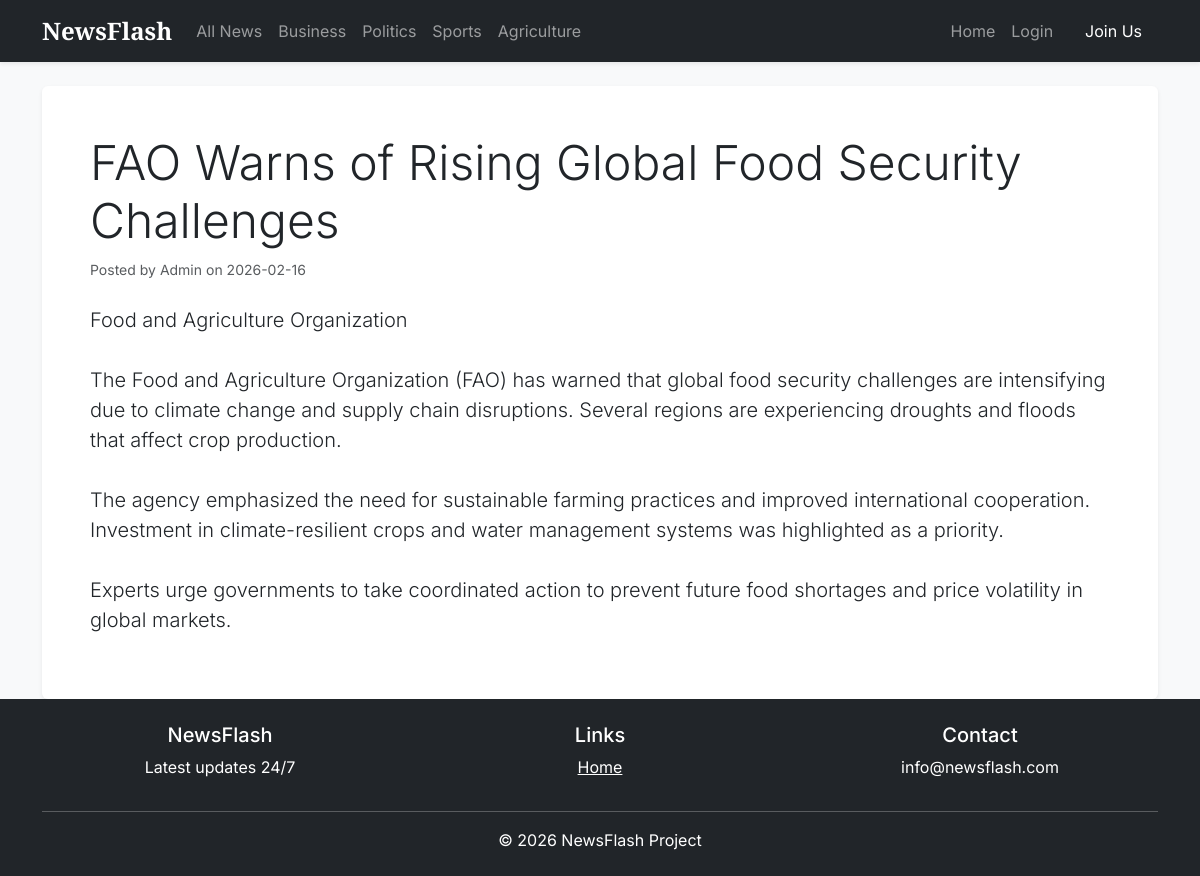
Screenshot of /post/8 with the database file from the repository.
### app/models.py (models this page shows, shortened)
class Post(db.Model):
    id = db.Column(db.Integer, primary_key=True)
    title = db.Column(db.String(100), nullable=False)
    date_posted = db.Column(db.DateTime, nullable=False, default=datetime.utcnow)
    content = db.Column(db.Text, nullable=False)
    user_id = db.Column(db.Integer, db.ForeignKey('user.id'), nullable=False)
    category_id = db.Column(db.Integer, db.ForeignKey('category.id'), nullable=False)
    is_trending = db.Column(db.Boolean, default=False)

class User(db.Model, UserMixin):
    id = db.Column(db.Integer, primary_key=True)
    username = db.Column(db.String(20), unique=True, nullable=False)
    email = db.Column(db.String(120), unique=True, nullable=False)
    password = db.Column(db.String(60), nullable=False)
    is_admin = db.Column(db.Boolean, default=False)
    posts = db.relationship('Post', backref='author', lazy=True)

### app/routes.py (the view)
@main_bp.route("/post/<int:post_id>")
def post(post_id):
    post = Post.query.get_or_404(post_id)
    return render_template('post.html', title=post.title, post=post)

### app/templates/post.html (shortened to what this page needs)
{% extends "layout.html" %}
{% block content %}
<article class="bg-white p-5 rounded shadow-sm">
    <div class="mb-4">
        <h1 class="display-5">{{ post.title }}</h1>
        <small class="text-muted">Posted by {{ post.author.username }} on {{ post.date_posted.strftime('%Y-%m-%d') }}</small>
    </div>
    <p class="lead" style="white-space: pre-wrap;">{{ post.content }}</p>
</article>
{% endblock %}

### app/templates/layout.html (style rules this page uses)
body { font-family: 'Inter', sans-serif; }

### rows the page displays
Post: title "FAO Warns of Rising Global Food Security Challenges", date_posted "2026-02-16", content "Food and Agriculture Organization The Food and Agriculture Organization (FAO) has warned that global food security challenges are intensifying due to climate change and supply chain disruptions. Several regions are experiencing droughts and floods that affect crop production. The agency emphasized the need for sustainable farming practices and improved international cooperation. Investment in climate-resilient crops and water management systems was highlighted as a priority. Experts urge governments to take coordinated action to prevent future food shortages and price volatility in global markets."
User: author.username "Admin"
